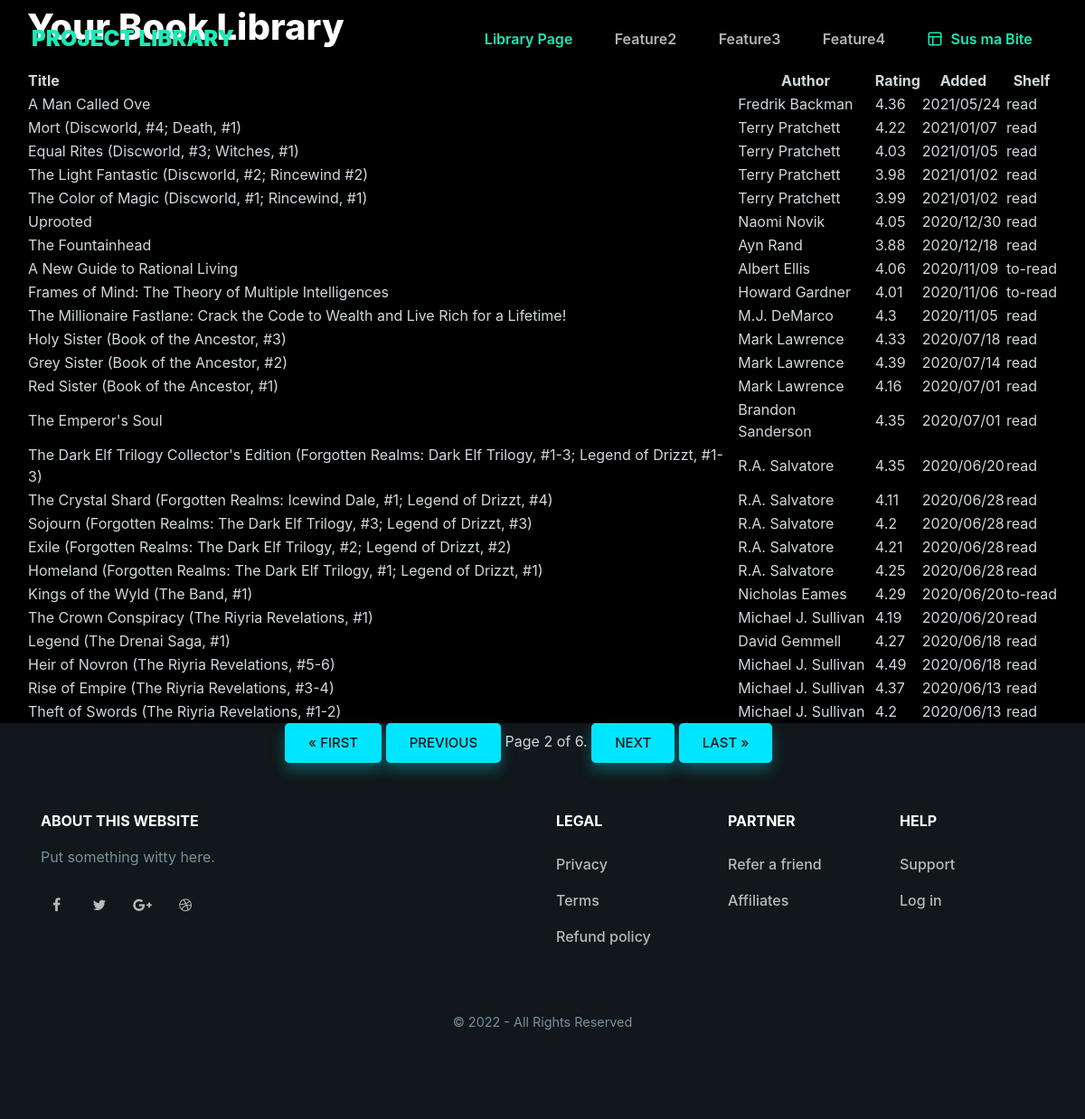
The app's page /library/?page=2 with its own data.
### library_app/models.py (models this page shows)
class BookInfo(models.Model):
    goodr_id = models.TextField(default=0)
    title = models.TextField()
    author = models.TextField()
    isbn = models.TextField()
    my_rating = models.TextField()
    avg_rating = models.TextField()
    pages = models.TextField()
    date_added = models.TextField()
    shelf = models.TextField()
    subjects = models.TextField()

### library_app/views.py (the view)
# urls.py: path('library/', views.library_page, name='library_page'),
def library_page(request):
    book_object = BookInfo.objects.all()
    paginator = Paginator(book_object, 25) # Show 25 contacts per page.
    page_number = request.GET.get('page')
    page_obj = paginator.get_page(page_number)
    context = {
    "book_instance" : page_obj
    }
    return render(request, 'library_page.html', context)

### library_app/templates/library_page.html (shortened to what this page needs)
{% extends "base.html" %}
{% block page_content %}
<h2 class="heading-black text-capitalize">your book Library</h2>
        <table class="table-responsive" >
          <thead>
            <tr>
                <th scope="col"> Title</th>
                <th scope="col" class="text-center"> Author</th>
                <th scope="col" class="text-center"> Rating</th>
                <th scope="col" class="text-center"> Added</th>
                <th scope="col" class="text-center"> Shelf</th>
            </tr>
        </thead>
        <tbody>
            {% for book in book_instance %}
            <tr>
                <td>{{ book.title}}</td>
                <td>{{ book.author}}</td>
                <td>{{ book.avg_rating}}</td>
                <td>{{ book.date_added}}</td>
                <td>{{ book.shelf}}</td>
            </tr>
            {% endfor %}
        </tbody>
    </table>
    <div class="pagination col-md-6 mx-auto text-center">
    <span class="step-links">
        {% if book_instance.has_previous %}
            <a class="btn btn-info" href="?page=1">&laquo; first</a>
            <a class="btn btn-info" href="?page={{ book_instance.previous_page_number }}">previous</a>
        {% endif %}
        <span class="current">
            Page {{ book_instance.number }} of {{ book_instance.paginator.num_pages }}.
        </span>
        {% if book_instance.has_next %}
            <a class="btn btn-info" href="?page={{ book_instance.next_page_number }}">next</a>
            <a class="btn btn-info" href="?page={{ book_instance.paginator.num_pages }}">last &raquo;</a>
        {% endif %}
    </span>
</div>
<br/>
{% endblock %}

### records on screen
BookInfo: title "A Man Called Ove", author "Fredrik Backman", avg_rating "4.36", date_added "2021/05/24", shelf "read"
BookInfo: title "Mort (Discworld, #4; Death, #1)", author "Terry Pratchett", avg_rating "4.22", date_added "2021/01/07", shelf "read"
BookInfo: title "Equal Rites (Discworld, #3; Witches, #1)", author "Terry Pratchett", avg_rating "4.03", date_added "2021/01/05", shelf "read"
BookInfo: title "The Light Fantastic (Discworld, #2; Rincewind #2)", author "Terry Pratchett", avg_rating "3.98", date_added "2021/01/02", shelf "read"
BookInfo: title "The Color of Magic (Discworld, #1; Rincewind, #1)", author "Terry Pratchett", avg_rating "3.99", date_added "2021/01/02", shelf "read"
BookInfo: title "Uprooted", author "Naomi Novik", avg_rating "4.05", date_added "2020/12/30", shelf "read"
BookInfo: title "The Fountainhead", author "Ayn Rand", avg_rating "3.88", date_added "2020/12/18", shelf "read"
BookInfo: title "A New Guide to Rational Living", author "Albert Ellis", avg_rating "4.06", date_added "2020/11/09", shelf "to-read"
BookInfo: title "Frames of Mind: The Theory of Multiple Intelligences", author "Howard Gardner", avg_rating "4.01", date_added "2020/11/06", shelf "to-read"
BookInfo: title "The Millionaire Fastlane: Crack the Code to Wealth and Live Rich for a Lifetime!", author "M.J. DeMarco", avg_rating "4.3", date_added "2020/11/05", shelf "read"
BookInfo: title "Holy Sister (Book of the Ancestor, #3)", author "Mark Lawrence", avg_rating "4.33", date_added "2020/07/18", shelf "read"
BookInfo: title "Grey Sister (Book of the Ancestor, #2)", author "Mark Lawrence", avg_rating "4.39", date_added "2020/07/14", shelf "read"
BookInfo: title "Red Sister (Book of the Ancestor, #1)", author "Mark Lawrence", avg_rating "4.16", date_added "2020/07/01", shelf "read"
BookInfo: title "The Emperor's Soul", author "Brandon Sanderson", avg_rating "4.35", date_added "2020/07/01", shelf "read"
BookInfo: title "The Dark Elf Trilogy Collector's Edition (Forgotten Realms: Dark Elf Trilogy, #1-3; Legend of Drizzt, #1-3)", author "R.A. Salvatore", avg_rating "4.35", date_added "2020/06/20", shelf "read"
BookInfo: title "The Crystal Shard (Forgotten Realms: Icewind Dale, #1; Legend of Drizzt, #4)", author "R.A. Salvatore", avg_rating "4.11", date_added "2020/06/28", shelf "read"
BookInfo: title "Sojourn (Forgotten Realms: The Dark Elf Trilogy, #3; Legend of Drizzt, #3)", author "R.A. Salvatore", avg_rating "4.2", date_added "2020/06/28", shelf "read"
BookInfo: title "Exile (Forgotten Realms: The Dark Elf Trilogy, #2; Legend of Drizzt, #2)", author "R.A. Salvatore", avg_rating "4.21", date_added "2020/06/28", shelf "read"
BookInfo: title "Homeland (Forgotten Realms: The Dark Elf Trilogy, #1; Legend of Drizzt, #1)", author "R.A. Salvatore", avg_rating "4.25", date_added "2020/06/28", shelf "read"
BookInfo: title "Kings of the Wyld (The Band, #1)", author "Nicholas Eames", avg_rating "4.29", date_added "2020/06/20", shelf "to-read"
BookInfo: title "The Crown Conspiracy (The Riyria Revelations, #1)", author "Michael J. Sullivan", avg_rating "4.19", date_added "2020/06/20", shelf "read"
BookInfo: title "Legend (The Drenai Saga, #1)", author "David Gemmell", avg_rating "4.27", date_added "2020/06/18", shelf "read"
BookInfo: title "Heir of Novron (The Riyria Revelations, #5-6)", author "Michael J. Sullivan", avg_rating "4.49", date_added "2020/06/18", shelf "read"
BookInfo: title "Rise of Empire (The Riyria Revelations, #3-4)", author "Michael J. Sullivan", avg_rating "4.37", date_added "2020/06/13", shelf "read"
BookInfo: title "Theft of Swords (The Riyria Revelations, #1-2)", author "Michael J. Sullivan", avg_rating "4.2", date_added "2020/06/13", shelf "read"

### other values on screen
{{ book_instance.number }} "2"
{{ book_instance.paginator.num_pages }} "6"
